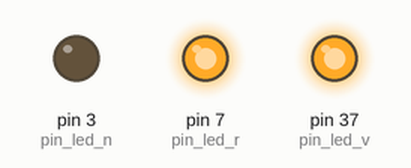
Recording of a program running on a simulated Raspberry Pi (header pin numbers). Shown: output pins drawn as LEDs (lit = HIGH). At 8.0 s the program stops and its outputs stay as they are.

Above: at 0.5 s.
At 3.5 s:
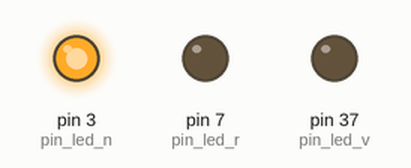
Timing chart, 0 to 4.6 s (numbered marks = the images above):
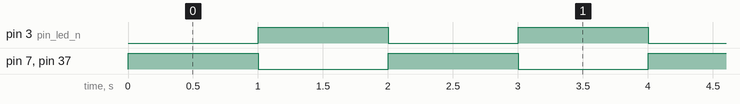

Measured:
- by itself, pin 3 (pin_led_n): alternates HIGH for 1.0 s and LOW for 1.0 s
- by itself, pin 7 (pin_led_r), pin 37 (pin_led_v): alternates HIGH for 1.0 s and LOW for 1.0 s, 8 changes in all, then stays LOW

The program:

ejercicio3.py
```python
import RPi.GPIO as GPIO
from time import sleep

GPIO.setmode(GPIO.BOARD)

pin_led_r = 7
pin_led_v = 37
pin_led_n = 3

GPIO.setup(pin_led_r, GPIO.OUT)
GPIO.setup(pin_led_n, GPIO.OUT)
GPIO.setup(pin_led_v, GPIO.OUT)

GPIO.output(pin_led_r, GPIO.LOW)
GPIO.output(pin_led_n, GPIO.LOW)
GPIO.output(pin_led_v, GPIO.LOW)


for _ in range(4):


  GPIO.output(pin_led_r, GPIO.HIGH)
  GPIO.output(pin_led_v, GPIO.HIGH)
  sleep(1)
  GPIO.output(pin_led_r, GPIO.LOW)
  GPIO.output(pin_led_v, GPIO.LOW)


  GPIO.output(pin_led_n, GPIO.HIGH)
  sleep(1)
  GPIO.output(pin_led_n, GPIO.LOW)


GPIO.cleanup()
```
